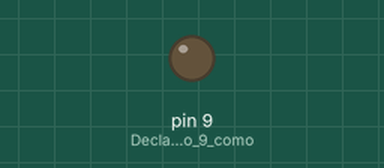
A sketch run on a simulated Arduino Uno, built with avr-gcc and run on an emulated ATmega328P. Shown: output pins drawn as LEDs (lit = HIGH).

Above: at 0.05 s.
At 1.15 s:
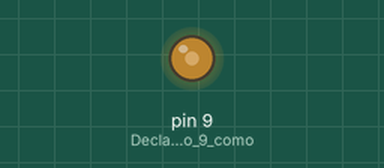
At 2.3 s:
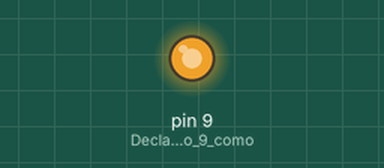
At 4.6 s:
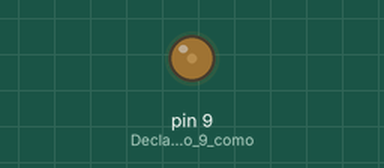
Timing chart, 0 to 6.5 s (numbered marks = the images above):
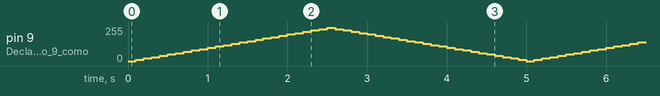

The sketch:

Fade.ino
```cpp
// Variáveis
int luz = 0; // Intesidade da luz.
int counter; // Contador 1.
int counter2; // Contador 2.

void setup()
{
  pinMode(9, OUTPUT); // Declarando o pino 9 como saída.
}

void loop()
{
  luz = 0; // Inicia a intensidade de luz igual à 0.

  // Aumentando a intensidade.

  for (counter = 0; counter < 25; ++counter)
  {
    analogWrite(9, luz); // PWM.
    luz += 10;
    delay(100);
  }

  // Reduzindo a intensidade.

  for (counter2 = 0; counter2 < 25; ++counter2)
  {
    analogWrite(9, luz); // PWM.
    luz += -10;
    delay(100);
  }
}
```
